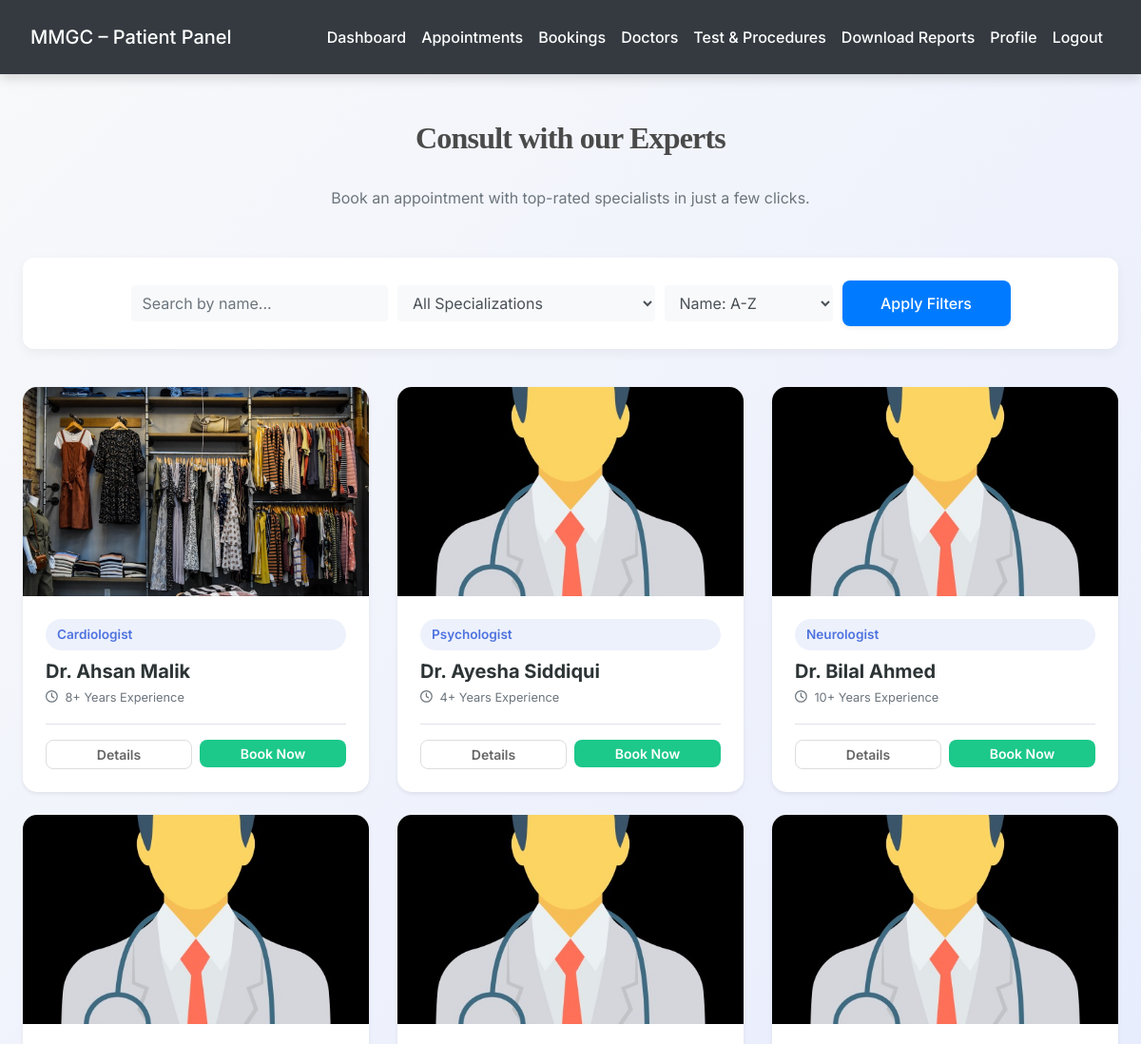
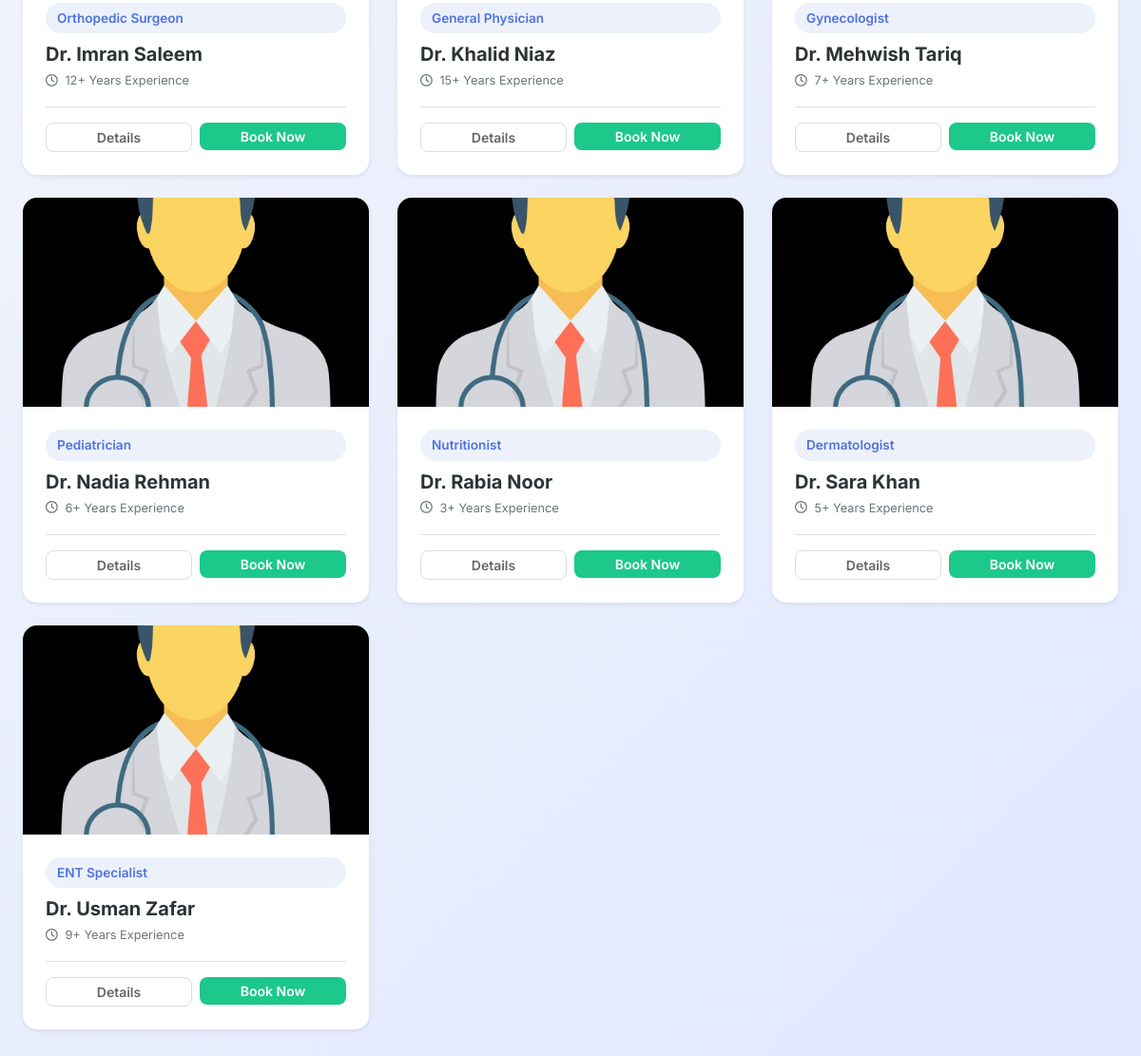
Screenshot of /patient/doctors.php (signed in) with the database file from the repository (2 pictures, top to bottom).
### tables this page shows
CREATE TABLE `doctors` (
  `id` int(11) NOT NULL,
  `full_name` varchar(150) NOT NULL,
  `email` varchar(150) DEFAULT NULL,
  `phone` varchar(50) DEFAULT NULL,
  `password` varchar(255) DEFAULT NULL,
  `specialization` varchar(150) DEFAULT NULL,
  `qualification` varchar(150) DEFAULT NULL,
  `experience_years` int(11) DEFAULT NULL,
  `consultation_fee` decimal(10,2) DEFAULT NULL,
  `profile_image` varchar(255) DEFAULT NULL,
  `bio` text DEFAULT NULL,
  `status` enum('active','inactive','on_leave') DEFAULT 'active',
  `created_at` timestamp NOT NULL DEFAULT current_timestamp()
);

### patient/doctors.php (the view, shortened to what this page needs)
<?php
include('../config.php');
$search_name = $_GET['search_name'] ?? '';
$sort_order = $_GET['sort_order'] ?? 'ASC';
$query = "SELECT * FROM doctors WHERE status='active'";
$query .= " ORDER BY full_name $sort_order";
$stmt = $conn->prepare($query);
$stmt->execute();
$result = $stmt->get_result();
$doctors = $result->fetch_all(MYSQLI_ASSOC);
?>
<!DOCTYPE html>
<html lang="en">
<head>
<link rel="stylesheet" href="https://stackpath.bootstrapcdn.com/bootstrap/4.5.2/css/bootstrap.min.css">
<link rel="stylesheet" href="../css/style.css">
</head>
<body>
<?php include('navbar.php'); ?>
<div class="container mt-5">
    <div class="text-center">
        <h2 class="section-title">Consult with our Experts</h2>
        <p class="text-muted mb-5">Book an appointment with top-rated specialists in just a few clicks.</p>
    </div>
    <div class="filter-wrapper">
        <form method="GET" class="form-row align-items-center justify-content-center">
            <div class="col-md-3 my-1">
                <input type="text" name="search_name" class="form-control border-0 bg-light" placeholder="Search by name..." value="<?php echo htmlspecialchars($search_name); ?>">
            </div>
            <div class="col-md-3 my-1">
                <select name="specialization" class="form-control border-0 bg-light">
                    <option value="">All Specializations</option>
                </select>
            </div>
            <div class="col-md-2 my-1">
                <select name="sort_order" class="form-control border-0 bg-light">
                    <option value="ASC" <?php if($sort_order=='ASC') echo 'selected'; ?>>Name: A-Z</option>
                </select>
            </div>
            <div class="col-md-2 my-1">
                <button class="btn btn-primary btn-block shadow-sm">Apply Filters</button>
            </div>
        </form>
    </div>
    <div class="row">
        <?php if (empty($doctors)): ?>
            <div class="col-12 text-center py-5">
                <img src="https://illustrations.popsy.co/gray/doctor.svg" alt="No data" style="width:200px;" class="mb-3">
                <p class="text-muted">No doctors found.</p>
            </div>
        <?php else: ?>
            <?php foreach ($doctors as $doc): ?>
                <div class="col-lg-4 col-md-6 mb-4">
                    <div class="card doctor-card shadow-sm h-100">
                        <div class="img-container">
                            <img src="<?php echo !empty($doc['profile_image']) ? "../admin/".htmlspecialchars($doc['profile_image']) : "../uploads/default-doctor.png"; ?>" alt="Doctor">
                        </div>
                        <div class="card-body">
                            <span class="specialty-badge"><?php echo htmlspecialchars($doc['specialization']); ?></span>
                            <h5 class="font-weight-bold mb-1"><?php echo htmlspecialchars($doc['full_name']); ?></h5>
                            <p class="text-muted small mb-3"><i class="far fa-clock mr-1"></i> <?php echo $doc['experience_years']; ?>+ Years Experience</p>
                            <div class="mt-auto pt-3 border-top">
                                <div class="row no-gutters">
                                    <div class="col-6 pr-1">
                                        <button class="btn btn-profile btn-sm btn-block" data-toggle="modal" data-target="#profileModal<?php echo $doc['id']; ?>">Details</button>
                                    </div>
                                    <div class="col-6 pl-1">
                                        <button class="btn btn-book btn-sm btn-block" data-toggle="modal" data-target="#bookModal<?php echo $doc['id']; ?>">Book Now</button>
                                    </div>
                                </div>
                            </div>
                        </div>
                    </div>
                </div>
            <?php endforeach; ?>
        <?php endif; ?>
    </div>
</div>
</body>
</html>

### css/style.css (style rules this page uses)
:root { --primary: #007bff; --secondary: #6c757d; --success: #28a745; --info: #17a2b8; --warning: #ffc107; --danger: #dc3545; --light: #f8f9fa; --dark: #2d3436; --accent: #ff6f61; --highlight: #6f42c1; --shadow: rgba(0, 0, 0, 0.15); --transition: all 0.3s ease-in-out; }
body { font-family: 'Inter', 'Segoe UI', Tahoma, Geneva, Verdana, sans-serif; background: linear-gradient(135deg, var(--light) 0%, #e0e7ff 100%); color: var(--dark); line-height: 1.8; margin: 0; padding: 0; min-height: 100vh; font-size: 16px; }
h1, h2, h3, h4 { text-align: center; margin: 2.5rem 0; font-family: 'Georgia', 'Times New Roman', serif; color: var(--dark); font-weight: 700; letter-spacing: -0.025em; }
h2 { font-size: 2rem; }
.container { max-width: 1200px; margin: 0 auto 3rem; padding: 0 1.5rem; }
.btn-primary { background-color: var(--primary); color: #fff; border: none; border-radius: 8px; padding: 0.75rem 1.5rem; font-size: 1rem; font-weight: 500; cursor: pointer; transition: var(--transition); display: inline-flex; align-items: center; justify-content: center; }

### patient/doctors.php (style rules this page uses)
:root { --primary-color: #4e73df; --secondary-color: #f8f9fc; --accent-color: #1cc88a; --text-main: #2e384d; }
.section-title { font-weight:700; color:#4a4a4a; margin-bottom:30px; }
.filter-wrapper { background:white; padding:20px; border-radius:12px; box-shadow:0 4px 12px rgba(0,0,0,0.05); margin-bottom:40px; }
.doctor-card { border:none; border-radius:15px; transition: transform 0.3s ease, box-shadow 0.3s ease; overflow:hidden; background:#fff; }
.doctor-card img { width:100%; height:220px; object-fit:cover; transition: transform 0.5s ease; }
.specialty-badge { background: rgba(78,115,223,0.1); color:var(--primary-color); padding:4px 12px; border-radius:20px; font-size:0.85rem; font-weight:600; display:inline-block; margin-bottom:10px; }
.card-body { padding:1.5rem; display:flex; flex-direction:column; }
.btn-book { background-color:var(--accent-color); border:none; font-weight:600; border-radius:8px; color:white; }
.btn-profile { background-color:transparent; border:1px solid #ddd; color:#666; border-radius:8px; font-weight:600; }

### rows the page displays
doctors: profile_image (picture), specialization "Cardiologist", full_name "Dr. Ahsan Malik", experience_years "8"
doctors: profile_image (picture), specialization "Psychologist", full_name "Dr. Ayesha Siddiqui", experience_years "4"
doctors: profile_image (picture), specialization "Neurologist", full_name "Dr. Bilal Ahmed", experience_years "10"
doctors: profile_image (picture), specialization "Orthopedic Surgeon", full_name "Dr. Imran Saleem", experience_years "12"
doctors: profile_image (picture), specialization "General Physician", full_name "Dr. Khalid Niaz", experience_years "15"
doctors: profile_image (picture), specialization "Gynecologist", full_name "Dr. Mehwish Tariq", experience_years "7"
doctors: profile_image (picture), specialization "Pediatrician", full_name "Dr. Nadia Rehman", experience_years "6"
doctors: profile_image (picture), specialization "Nutritionist", full_name "Dr. Rabia Noor", experience_years "3"
doctors: profile_image (picture), specialization "Dermatologist", full_name "Dr. Sara Khan", experience_years "5"
doctors: profile_image (picture), specialization "ENT Specialist", full_name "Dr. Usman Zafar", experience_years "9"
